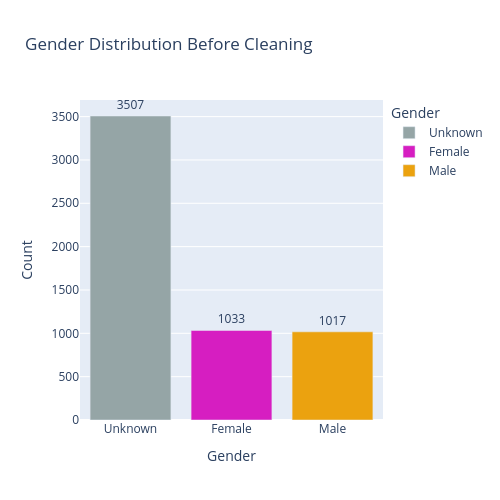

Notebook source saved alongside this figure:
### Code cell
gender_counts = final_df['gender'].value_counts().reset_index()
gender_counts.columns = ['Gender', 'Count']

fig = px.bar(
                gender_counts,
                x='Gender',
                y='Count',
                title='Gender Distribution Before Cleaning',
                color='Gender',     
                text = 'Count',
                color_discrete_map={
                                    'Male': "#EBA20F", 
                                    'Female': "#D61EC1", 
                                    'Unknown': '#95A5A6'
                                    }
            )

fig.update_traces( textposition='outside')

fig.update_layout(  height = 500, width = 500,
                    xaxis_title='Gender',
                    yaxis_title='Count'
                 )

fig.show()

joblib.dump(fig, r"C:\Users\jagad\Documents\my_classes\Tasks\my_projects\Deep_Fake_project_final\models\gender_distribution_after_cleaning.pkl")

print(" gender_distribution_after_cleaning saved as pkl file")

### Figure 1 — Plotly figure (JSON) as saved in the notebook; plotly's stock layout.template omitted (floating-point values rounded to 4 significant figures)
{"data": [{"hovertemplate": "Gender=%{x}<br>Count=%{text}<extra></extra>", "legendgroup": "Unknown", "marker": {"color": "#95A5A6", "pattern": {"shape": ""}}, "name": "Unknown", "orientation": "v", "showlegend": true, "text": [3507.0], "textposition": "outside", "type": "bar", "x": ["Unknown"], "xaxis": "x", "y": [3507], "yaxis": "y"}, {"hovertemplate": "Gender=%{x}<br>Count=%{text}<extra></extra>", "legendgroup": "Female", "marker": {"color": "#D61EC1", "pattern": {"shape": ""}}, "name": "Female", "orientation": "v", "showlegend": true, "text": [1033.0], "textposition": "outside", "type": "bar", "x": ["Female"], "xaxis": "x", "y": [1033], "yaxis": "y"}, {"hovertemplate": "Gender=%{x}<br>Count=%{text}<extra></extra>", "legendgroup": "Male", "marker": {"color": "#EBA20F", "pattern": {"shape": ""}}, "name": "Male", "orientation": "v", "showlegend": true, "text": [1017.0], "textposition": "outside", "type": "bar", "x": ["Male"], "xaxis": "x", "y": [1017], "yaxis": "y"}], "layout": {"barmode": "relative", "height": 500, "legend": {"title": {"text": "Gender"}, "tracegroupgap": 0}, "title": {"text": "Gender Distribution Before Cleaning"}, "width": 500, "xaxis": {"anchor": "y", "categoryarray": ["Unknown", "Female", "Male"], "categoryorder": "array", "domain": [0, 1], "title": {"text": "Gender"}}, "yaxis": {"anchor": "x", "domain": [0, 1], "title": {"text": "Count"}}}}
